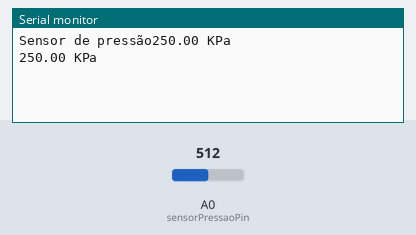
A sketch run on a simulated Arduino Uno, built with avr-gcc and run on an emulated ATmega328P. Parts: the last lines printed to the serial monitor. The test bench sets the inputs (shaded band); at power-on: A0 (sensorPressaoPin) = 512.

Above: at 3.8 s.
3.9 s: A0 (sensorPressaoPin) set to 716
At 6.6 s:
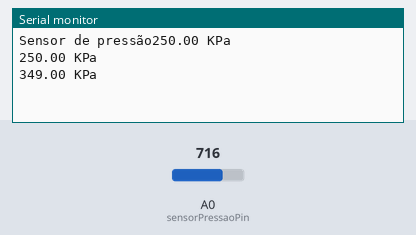
7.8 s: A0 (sensorPressaoPin) set to 900
At 10.1 s:
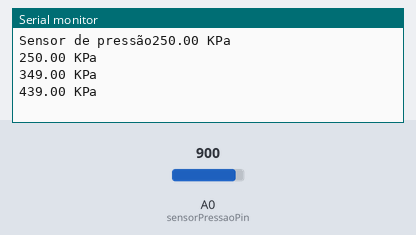
Timing chart, 0 to 11.6 s (numbered marks = the images above; inputs shaded):
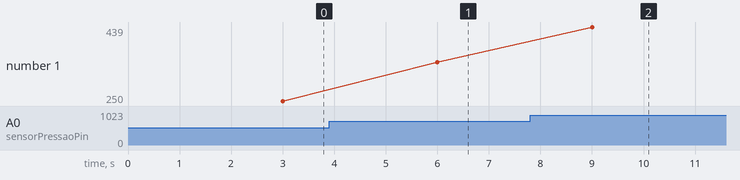

Measured:
- after the input at 3.9 s, the serial monitor: prints a new line after 2.1 s (image 1)
- after the input at 7.8 s, the serial monitor: prints a new line after 1.2 s (image 2)
- plotted number 1: 250 → 349 after the input at 3.9 s, 349 → 439 after the input at 7.8 s

The sketch:

sensor_pressao_email.ino
```cpp
#include <OneWire.h>

const int sensorPressaoPin = A0;
const float supplyVoltage = 5.0;

void setup(){
  Serial.begin(9600);
  Serial.print("Sensor de pressão");
}


void loop() {
  float sensorVaule = analogRead(sensorPressaoPin);
  float pressure = map(sensorVaule, 0, 1023, 0, 500);
  Serial.print(pressure);
  Serial.println(" KPa ");
  delay(3000);
}
```
